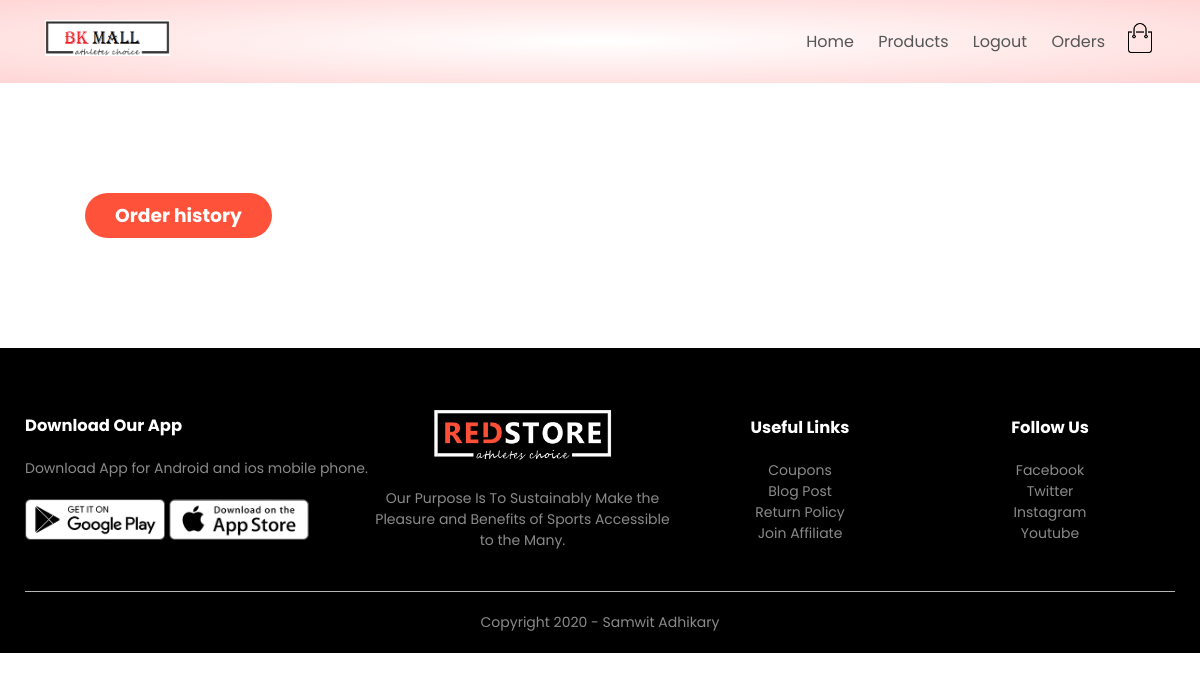
/cart/orders (signed in), run on an earlier commit of the app's database.
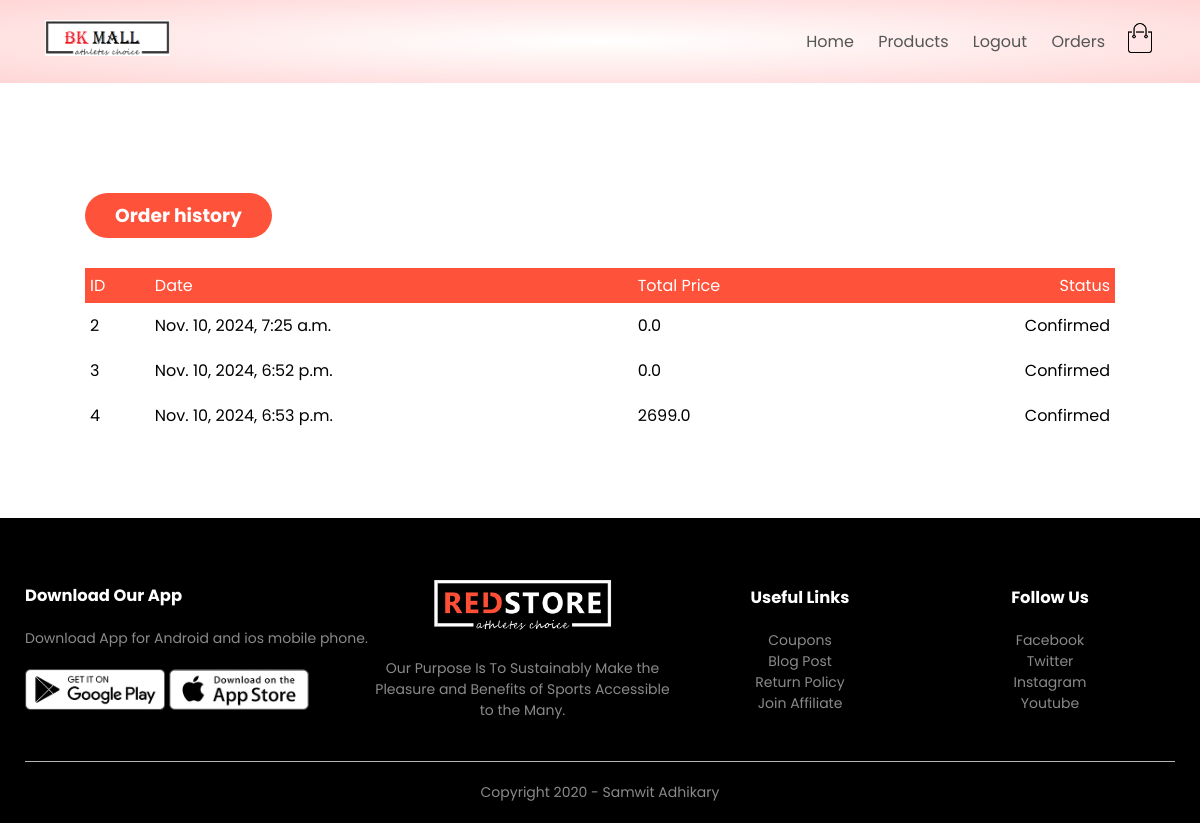
And on a later commit of the database.
### orders/models.py (models this page shows, shortened)
class Order(models.Model):
    LIVE=1
    DELETE=0
    DELETE_CHOICES=((LIVE,'Live'),(DELETE,'Delete'))
    CART_STAGE=0
    ORDER_CONFIRMED=1
    ORDER_PROCESSED=2
    ORDER_DELIVERED=3
    ORDER_REJECTED=4
    STATUS_CHOICE=((ORDER_PROCESSED,'ORDER_PROCESSED'),
                   (ORDER_DELIVERED,'ORDER_DELEVERED'),
                   (ORDER_REJECTED,'ORDER_REJECTED'),
                   (ORDER_CONFIRMED,'ORDER_CONFIRMED')) # only these  stages are needed to change by admin. CART_STAGE and ORDER_CONFIRMED are automatically set
    order_status=models.IntegerField(choices=STATUS_CHOICE,default=CART_STAGE)
    total_price=models.FloatField(default=0)
    owner=models.ForeignKey(Customer,on_delete=models.SET_NULL,null=True,related_name='orders')
    delete_status=models.IntegerField(choices=DELETE_CHOICES,default=LIVE)
    created_at=models.DateTimeField(auto_now_add=True)
    updated_at=models.DateTimeField(auto_now=True)

### orders/views.py (the view)
# urls.py: path('orders',views.view_orders,name='orders'),
@login_required(login_url='account')
def view_orders(request):
    user=request.user
    customer=user.customer_profile
    all_orders=Order.objects.filter(owner=customer).exclude(order_status=Order.CART_STAGE)
    context={'orders':all_orders}
    return render(request,'orders.html',context)

### orders/templatetags/get_status.py (called while the page is built)
@register.simple_tag(name='get_status') #decorator for modify function   the file-name is used in load statement,  in template page
def get_status(status):
    status=status-1
    status_array=['Confirmed','Processed','Delivered','Rejected']
    return status_array[status]

### templates/orders.html
{% extends 'blank_layout.html' %}
{% block content %}
  {% if messages %}
      <div ><br>
          {% for message in messages %}
          <div class="{{message.tags}}">
          {{message}}
          </div>
          {% endfor %}
      </div>
  {% else %}
    {% include 'orders_layout.html' %}
  {% endif %}
{% endblock content %}

### templates/orders_layout.html
{% load get_status %}
<div class="small-container cart-page">
    <h3 class="btn" >Order history</h3>
    {% if orders %}
    <table>
        <tbody>
            <tr>
                <th>ID</th>
                <th>Date</th>
                <th>Total Price</th>
                <th>Status</th>
            </tr>
            {% for order in orders %}
            <tr>
                <td>{{ order.id }}</td>
                <td>{{ order.created_at }}</td>
                <td>{{ order.total_price }}</td>
                <td>
                    {% get_status order.order_status %}</td>
            </tr>
            {% endfor %}
    </tbody></table>
    {% endif %}
</div>

What changed in the data, as far as the page shows it:
now on this page (row edited): Order: id "2", created_at "Nov. 10, 2024, 7:25 a.m.", total_price "0.0", order_status "Confirmed"
added Order: id "3", created_at "Nov. 10, 2024, 6:52 p.m.", total_price "0.0", order_status "Confirmed"
added Order: id "4", created_at "Nov. 10, 2024, 6:53 p.m.", total_price "2699.0", order_status "Confirmed"
Also different on the page:
text now shown: "ID Date Total Price Status"
